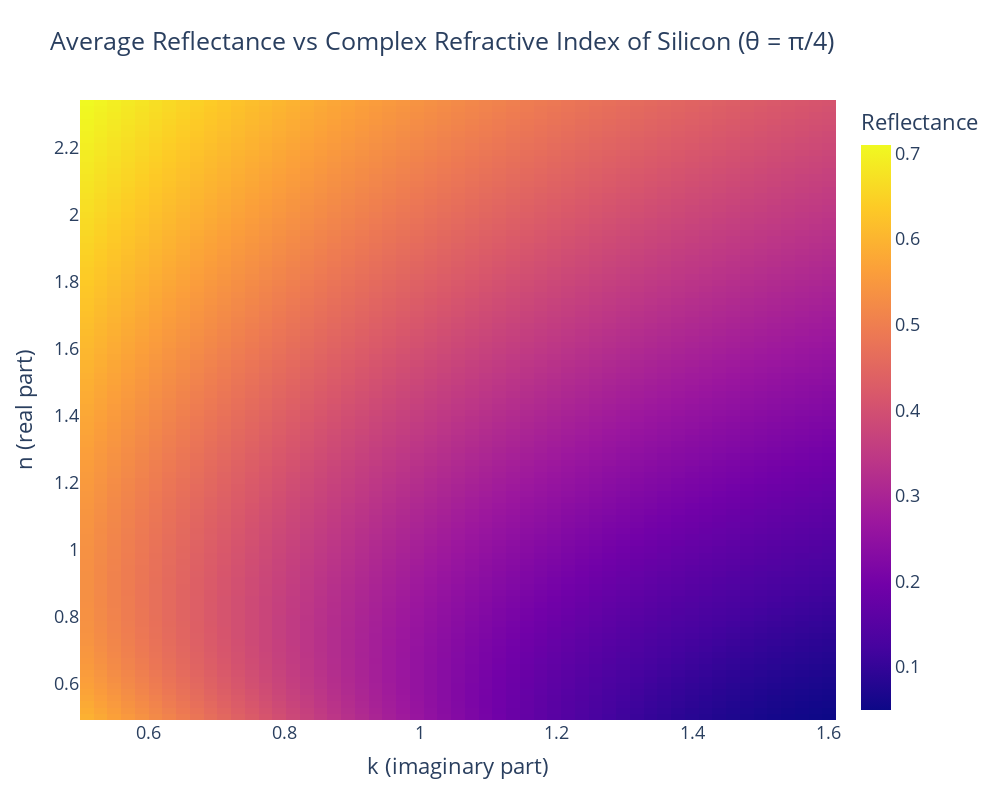

The notebook cell saved with this chart:
### Code cell
N, K = np.meshgrid(n_si, k_si)

# Calculate reflectance for all combinations
R_s, R_p, R_avg = reflectance(np.pi / 4, N, K)

# Create the heatmap
fig = go.Figure(
    data=go.Heatmap(
        z=R_avg,
        x=k_si,
        y=n_si,
        colorbar=dict(title="Reflectance"),
    )
)

# Update the layout
fig.update_layout(
    title="Average Reflectance vs Complex Refractive Index of Silicon (θ = π/4)",
    xaxis_title="k (imaginary part)",
    yaxis_title="n (real part)",
    width=1000,
    height=800,
    font=dict(size=18),
)

# Show the plot
fig.show()

### Figure 1 — Plotly figure (JSON) as saved in the notebook; plotly's stock layout.template omitted (floating-point values rounded to 4 significant figures; data arrays with more than 128 entries replaced by an {"elided": "..."} marker saying what was removed)
{"data": [{"colorbar": {"title": {"text": "Reflectance"}}, "type": "heatmap", "x": [0.5, 0.5202, 0.5404, 0.5606, 0.5808, 0.601, 0.6212, 0.6414, 0.6616, 0.6818, 0.702, 0.7222, 0.7424, 0.7626, 0.7828, 0.803, 0.8232, 0.8434, 0.8636, 0.8838, 0.904, 0.9242, 0.9444, 0.9646, 0.9848, 1.005, 1.025, 1.045, 1.066, 1.086, 1.106, 1.126, 1.146, 1.167, 1.187, 1.207, 1.227, 1.247, 1.268, 1.288, 1.308, 1.328, 1.348, 1.369, 1.389, 1.409, 1.429, 1.449, 1.47, 1.49, 1.51, 1.53, 1.551, 1.571, 1.591, 1.611, 1.631, 1.652, 1.672, 1.692, 1.712, 1.732, 1.753, 1.773, 1.793, 1.813, 1.833, 1.854, 1.874, 1.894, 1.914, 1.934, 1.955, 1.975, 1.995, 2.015, 2.035, 2.056, 2.076, 2.096, 2.116, 2.136, 2.157, 2.177, 2.197, 2.217, 2.237, 2.258, 2.278, 2.298, 2.318, 2.338, 2.359, 2.379, 2.399, 2.419, 2.439, 2.46, 2.48, 2.5], "y": [0.5, 0.5185, 0.537, 0.5556, 0.5741, 0.5926, 0.6111, 0.6296, 0.6481, 0.6667, 0.6852, 0.7037, 0.7222, 0.7407, 0.7593, 0.7778, 0.7963, 0.8148, 0.8333, 0.8519, 0.8704, 0.8889, 0.9074, 0.9259, 0.9444, 0.963, 0.9815, 1, 1.019, 1.037, 1.056, 1.074, 1.093, 1.111, 1.13, 1.148, 1.167, 1.185, 1.204, 1.222, 1.241, 1.259, 1.278, 1.296, 1.315, 1.333, 1.352, 1.37, 1.389, 1.407, 1.426, 1.444, 1.463, 1.481, 1.5], "z": {"elided": "100x55 float values"}}], "layout": {"font": {"size": 18}, "height": 800, "title": {"text": "Average Reflectance vs Complex Refractive Index of Silicon (θ = π/4)"}, "width": 1000, "xaxis": {"title": {"text": "k (imaginary part)"}}, "yaxis": {"title": {"text": "n (real part)"}}}}
